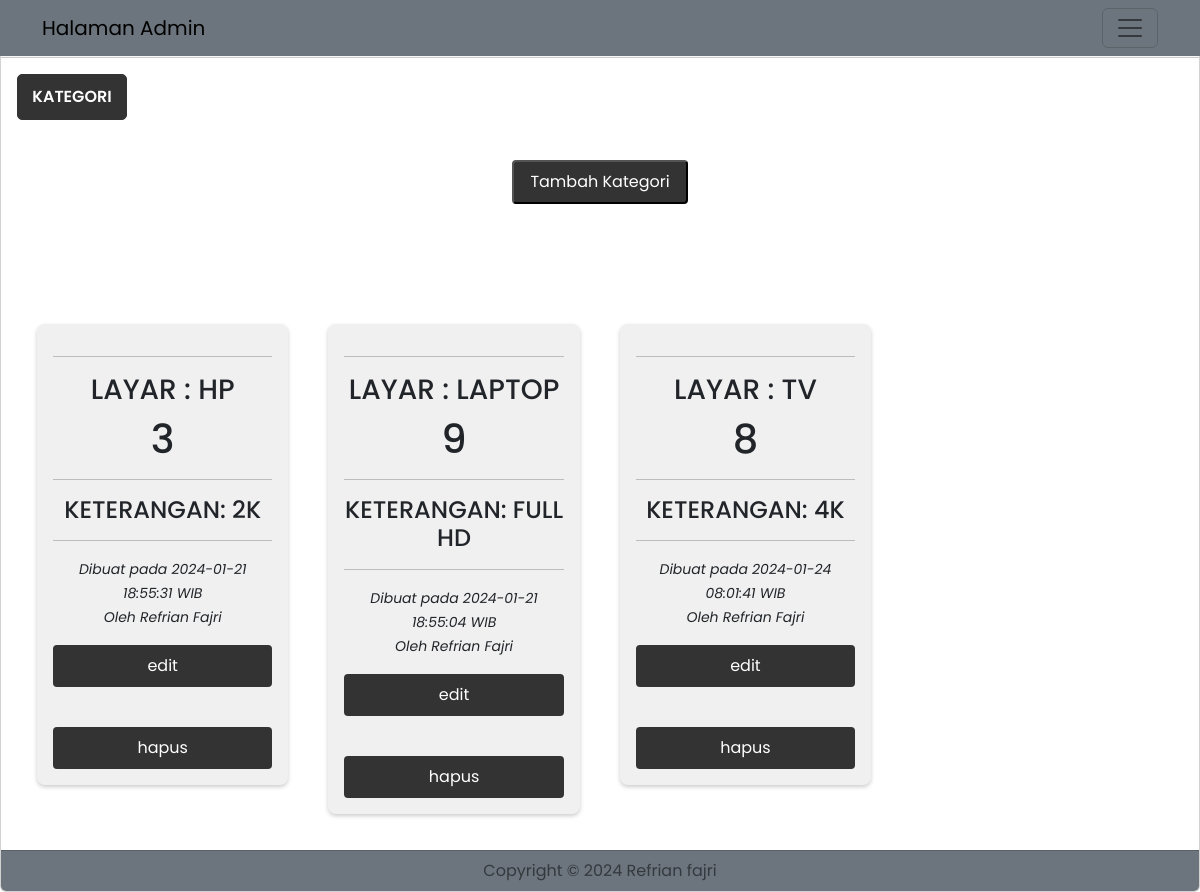
The app's page /admin/index.php?p=kategori (signed in) with its own data.
### tables this page shows
CREATE TABLE IF NOT EXISTS `kategori` (
  `idkat` int(11) NOT NULL AUTO_INCREMENT,
  `idadmin` int(11) NOT NULL,
  `namakat` varchar(50) NOT NULL,
  `ketkat` text NOT NULL,
  `tglkat` datetime NOT NULL,
  PRIMARY KEY (`idkat`)
);

### admin/kategori.php (the view, shortened to what this page needs)
<button type="button>" class="btn-g">KATEGORI</button>
<br>
<a href="<?php echo "?p=kategoriadd"; ?>"> <button class=" btn-add">Tambah Kategori</button></a><br>
<?php
$sqlk = mysqli_query($kon, "select * from kategori order by namakat asc");
while ($rk = mysqli_fetch_array($sqlk)) {
    $sqlg = mysqli_query($kon, "select * from gambar where idkat='$rk[idkat]'");
    $rowp = mysqli_num_rows($sqlg);
    echo "<div class='dh3'>";
    echo "<div class='kartu-container'>";
    echo "<div class='kartu'>";
    echo "<div class='kartu-content'>";
    echo "<hr>
        <h3>$rk[namakat]</h3><h1>$rowp</h1>
         <hr><h4>KETERANGAN: $rk[ketkat]</h4>
         <hr><small><i>Dibuat pada $rk[tglkat] WIB
                <br> Oleh $ra[namalengkap]</i></small>";
    echo "<a href='?p=kategoriedit&id=$rk[idkat]' class='btn'>edit</a><br>";
    echo "<a href='?p=kategoridel&id=$rk[idkat]' class='btn'>hapus</a>";
    echo "</div>";
    echo "</div>";
    echo "</div>";
    echo "</div>";
}
?>

### admin/style.css (style rules this page uses)
* { margin: 0px; padding: 0px; box-sizing: border-box; font-family: "Poppins", sans-serif; }
.kartu-container { display: flex; justify-content: center; flex-wrap: wrap; margin-top: 100px; }
.kartu { width: 325px; background-color: #f0f0f0; border-radius: 8px; overflow: hidden; box-shadow: 0px 2px 4px rgba(0, 0, 0, 0.2); margin: 20px; }
.kartu-content { padding: 16px; }
.kartu-content h3 { font-size: 28px; margin-bottom: 8px; }
.kartu-content .btn { display: flex; padding: 8px 16px; background-color: #333; text-decoration: none; border-radius: 4px; margin-top: 16px; color: #fff; justify-content: center; }
.btn-g { display: flex; align-items: center; justify-content: center; background-color: #333; border: 1px solid #333; border-radius: 5px; padding: 6px; min-height: 46px; min-width: 110px; color: #ffffff; font-weight: 600; text-decoration: none; }
.btn-add { display: inline-block; padding: 8px 16px; background-color: #333; text-decoration: none; border-radius: 4px; margin-top: 16px; color: #fff; }
:root { --clr-primary: #651fff; --clr-gray: #37474f; --clr-gray-light: #b0bec5; }
.dh3 { width: 24.99%; }
.dh1, .dh2, .dh3, .dh4, .dh5, .dh6, .dh7, .dh8, .dh9, .dh10, .dh11, .dh12 { float: left; display: inline; margin: 0 0%; }

### records on screen
kategori: namakat "LAYAR : HP", rowp "3", ketkat "2K", tglkat "2024-01-21 18:55:31"
kategori: namakat "LAYAR : LAPTOP", rowp "9", ketkat "FULL HD", tglkat "2024-01-21 18:55:04"
kategori: namakat "LAYAR : TV", rowp "8", ketkat "4K", tglkat "2024-01-24 08:01:41"

### other values on screen
$ra[namalengkap] "Refrian Fajri"
